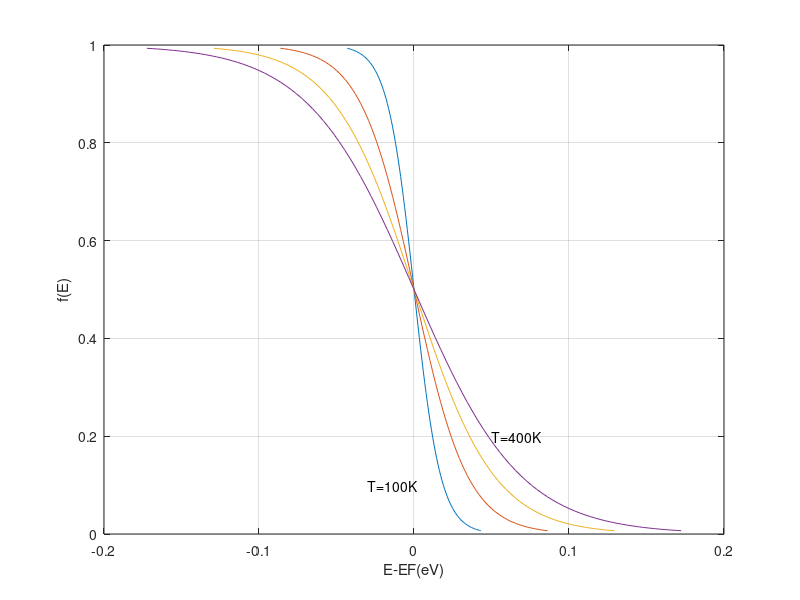

Here is the MATLAB script that generated this plot:
%Fermi Function Calculation, f(E-EF,T)

%Constant
k=8.617e-5;

%Computation proper
for ii=1:4;
    T=100*ii;
    kT=k*T;
    dE(ii,1)=-5*kT;
    for jj=1:101
        f(ii,jj)=1/(1+exp(dE(ii,jj)/kT));
        dE(ii,jj+1)=dE(ii,jj)+0.1*kT;
        end
    end
dE=dE(:,1:jj);  %This step strips the extra dE value
     
%Plotting result
close
plot(dE',f'); grid;  %Note the transpose (') to form data columns
xlabel('E-EF(eV)'); ylabel('f(E)');
text(.05,.2,'T=400K'); text(-.03,.1,'T=100K');

